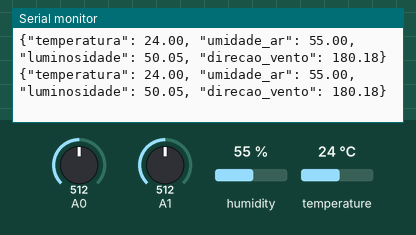
Simulated run of this sketch. Board: Arduino Uno, built with avr-gcc and run on an emulated ATmega328P. On the bench: the last lines printed to the serial monitor. The test bench sets the inputs (shaded band); at power-on: humidity 55 %, A0 = 512, A1 = 512, temperature 24 °C.

Above: at 1.8 s.
1.9 s: humidity set to 22 %
At 2.5 s:
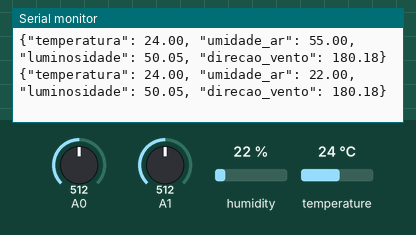
3.4 s: A0 set to 716
At 4.5 s:
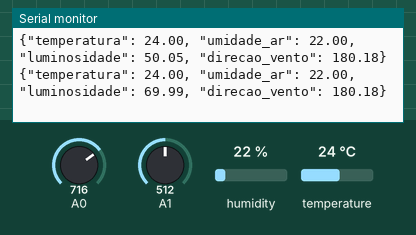
4.9 s: A1 set to 716
At 5.6 s:
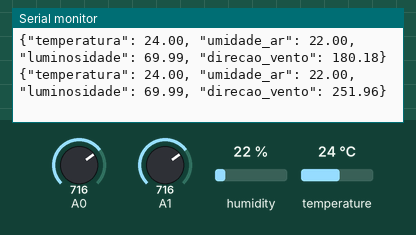
6.4 s: temperature set to 12 °C
At 7.6 s:
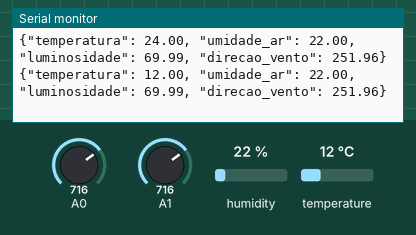
7.9 s: A0 set to 992
At 8.6 s:
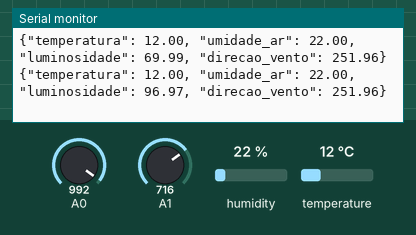
9.4 s: A1 set to 992
At 10.7 s:
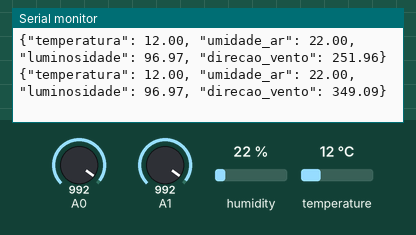
Timing chart, 0 to 11.9 s (numbered marks = the images above; inputs shaded):
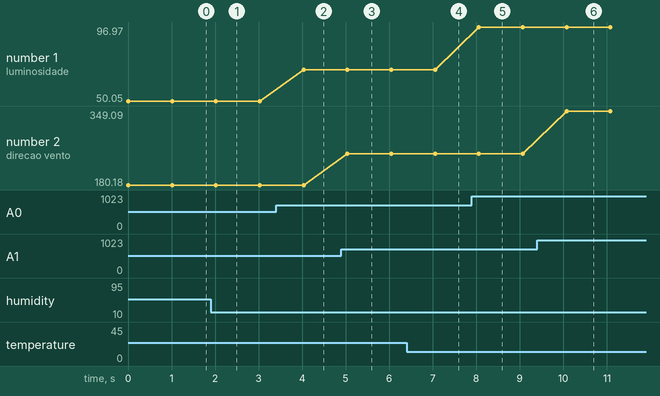

Measured:
- after the input at 1.9 s, the serial monitor: prints a new line after 0.12 s (image 1)
- after the input at 3.4 s, the serial monitor: prints a new line after 0.63 s (image 2)
- after the input at 4.9 s, the serial monitor: prints a new line after 0.14 s (image 3)
- after the input at 6.4 s, the serial monitor: prints a new line after 0.65 s (image 4)
- after the input at 7.9 s, the serial monitor: prints a new line after 0.16 s (image 5)
- after the input at 9.4 s, the serial monitor: prints a new line after 0.68 s (image 6)
- plotted number 1: 50.05 → 69.99 after the input at 3.4 s, 69.99 → 96.97 after the input at 7.9 s
- plotted number 2: 180.18 → 251.96 after the input at 4.9 s, 251.96 → 349.09 after the input at 9.4 s

The sketch:

arduino.ino
```cpp
#include <Adafruit_Sensor.h>
#include <DHT.h>
#include <DHT_U.h>

DHT_Unified dht(2, DHT11);

void setup() {
  Serial.begin(115200);
  dht.begin();
}

void loop() {
  float temperatura, umidade, luminosidade, direcao;
  sensors_event_t event;

  dht.temperature().getEvent(&event);

  if (isnan(event.temperature)) {
    temperatura = 0;
  } else {
    temperatura = event.temperature;
  }

  dht.humidity().getEvent(&event);
  if (isnan(event.relative_humidity)) {
    umidade = 0;
  } else {
    umidade = event.relative_humidity;
  }

  luminosidade = 100.0f * analogRead(A0) / 1023.0f;
  direcao = 360.0f * analogRead(A1) / 1023.0f;

  Serial.print("{\"temperatura\": ");
  Serial.print(temperatura);
  Serial.print(", \"umidade_ar\": ");
  Serial.print(umidade);
  Serial.print(", \"luminosidade\": ");
  Serial.print(luminosidade);
  Serial.print(", \"direcao_vento\": ");
  Serial.print(direcao);
  Serial.println("}");

  delay(1000);
}
```
